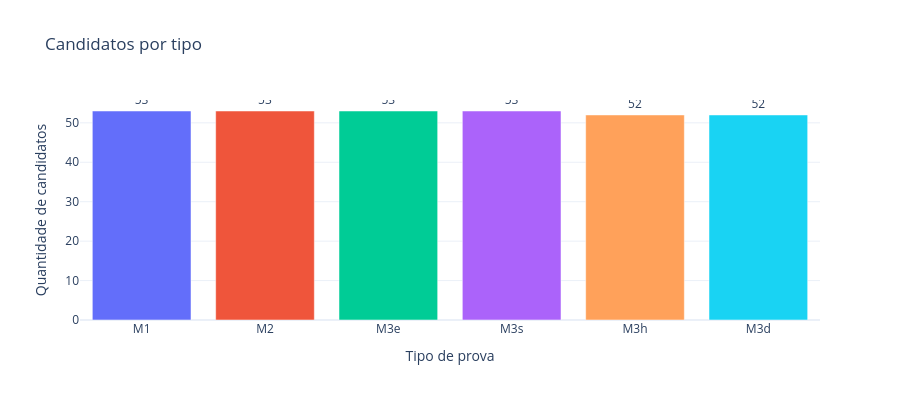

Notebook code for this chart:
### Code cell
grafico_candidatos_por_tipo(instancia).show()

### Figure 1 — Plotly figure (JSON) as saved in the notebook; plotly's stock layout.template omitted (floating-point values rounded to 4 significant figures)
{"data": [{"hovertemplate": "Tipo: %{x}<br>Candidatos: %{y}<extra></extra>", "marker": {"color": ["#636EFA", "#EF553B", "#00CC96", "#AB63FA", "#FFA15A", "#19D3F3"]}, "text": ["53", "53", "53", "53", "52", "52"], "textposition": "outside", "type": "bar", "x": ["M1", "M2", "M3e", "M3s", "M3h", "M3d"], "y": [53, 53, 53, 53, 52, 52]}], "layout": {"height": 400, "showlegend": false, "title": {"text": "Candidatos por tipo"}, "xaxis": {"title": {"text": "Tipo de prova"}}, "yaxis": {"title": {"text": "Quantidade de candidatos"}}}}
